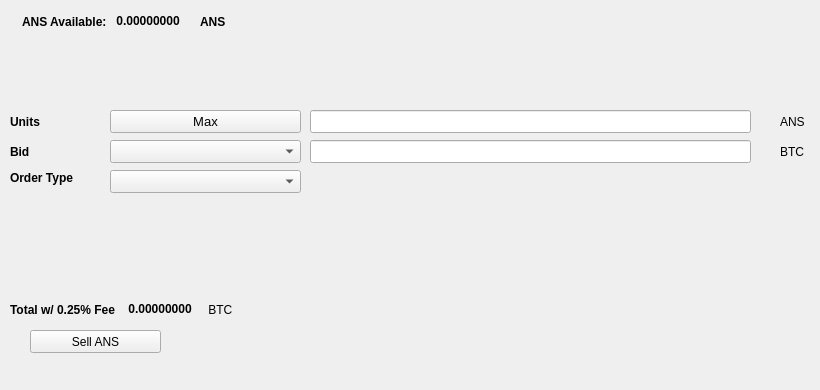
   <widget class="QWidget" name="SellTab">
    <attribute name="title">
     <string>Sell</string>
    </attribute>
    <widget class="QLabel" name="label_16">
     <property name="geometry">
      <rect>
       <x>780</x>
       <y>140</y>
       <width>31</width>
       <height>23</height>
      </rect>
     </property>
     <property name="text">
      <string>BTC</string>
     </property>
    </widget>
    <widget class="QComboBox" name="SellBidcomboBox">
     <property name="geometry">
      <rect>
       <x>110</x>
       <y>140</y>
       <width>191</width>
       <height>23</height>
      </rect>
     </property>
     <property name="font">
      <font>
       <pointsize>10</pointsize>
      </font>
     </property>
    </widget>
    <widget class="QLabel" name="label_18">
     <property name="geometry">
      <rect>
       <x>10</x>
       <y>110</y>
       <width>46</width>
       <height>23</height>
      </rect>
     </property>
     <property name="font">
      <font>
       <weight>75</weight>
       <bold>true</bold>
      </font>
     </property>
     <property name="text">
      <string>Units</string>
     </property>
    </widget>
    <widget class="QPushButton" name="Sell_Max_Amount">
     <property name="geometry">
      <rect>
       <x>110</x>
       <y>110</y>
       <width>191</width>
       <height>23</height>
      </rect>
     </property>
     <property name="font">
      <font>
       <pointsize>10</pointsize>
      </font>
     </property>
     <property name="text">
      <string>Max</string>
     </property>
    </widget>
    <widget class="QLabel" name="label_20">
     <property name="geometry">
      <rect>
       <x>10</x>
       <y>170</y>
       <width>91</width>
       <height>16</height>
      </rect>
     </property>
     <property name="font">
      <font>
       <weight>75</weight>
       <bold>true</bold>
      </font>
     </property>
     <property name="text">
      <string>Order Type</string>
     </property>
    </widget>
    <widget class="QComboBox" name="SellOrdertypeCombo">
     <property name="geometry">
      <rect>
       <x>110</x>
       <y>170</y>
       <width>191</width>
       <height>23</height>
      </rect>
     </property>
     <property name="font">
      <font>
       <pointsize>10</pointsize>
      </font>
     </property>
    </widget>
    <widget class="QLabel" name="label_21">
     <property name="geometry">
      <rect>
       <x>10</x>
       <y>140</y>
       <width>46</width>
       <height>23</height>
      </rect>
     </property>
     <property name="font">
      <font>
       <weight>75</weight>
       <bold>true</bold>
      </font>
     </property>
     <property name="text">
      <string>Bid</string>
     </property>
    </widget>
    <widget class="QLabel" name="label_22">
     <property name="geometry">
      <rect>
       <x>780</x>
       <y>110</y>
       <width>31</width>
       <height>23</height>
      </rect>
     </property>
     <property name="text">
      <string>ANS</string>
     </property>
    </widget>
    <widget class="QLineEdit" name="UnitsInputANS">
     <property name="geometry">
      <rect>
       <x>310</x>
       <y>110</y>
       <width>441</width>
       <height>23</height>
      </rect>
     </property>
     <property name="font">
      <font>
       <pointsize>9</pointsize>
       <weight>75</weight>
       <bold>true</bold>
      </font>
     </property>
    </widget>
    <widget class="QLineEdit" name="SellBidPriceEdit">
     <property name="geometry">
      <rect>
       <x>310</x>
       <y>140</y>
       <width>441</width>
       <height>23</height>
      </rect>
     </property>
     <property name="font">
      <font>
       <pointsize>9</pointsize>
       <weight>75</weight>
       <bold>true</bold>
      </font>
     </property>
    </widget>
    <widget class="QPushButton" name="SellANSBTN">
     <property name="geometry">
      <rect>
       <x>30</x>
       <y>330</y>
       <width>131</width>
       <height>23</height>
      </rect>
     </property>
     <property name="text">
      <string>Sell ANS</string>
     </property>
     <property name="icon">
      <iconset resource="../ans">
       <normaloff>:/icons/bitcoin</normaloff>:/icons/bitcoin</iconset>
     </property>
    </widget>
    <widget class="QWidget" name="layoutWidget3">
     <property name="geometry">
      <rect>
       <x>22</x>
       <y>12</y>
       <width>258</width>
       <height>19</height>
      </rect>
     </property>
     <layout class="QHBoxLayout" name="horizontalLayout">
      <item>
       <widget class="QLabel" name="label232_2">
        <property name="font">
         <font>
          <weight>75</weight>
          <bold>true</bold>
         </font>
        </property>
        <property name="text">
         <string>ANS Available:</string>
        </property>
       </widget>
      </item>
      <item>
       <widget class="QLabel" name="ANSAvailableLabel">
        <property name="palette">
         <palette>
          <active>
           <colorrole role="WindowText">
            <brush brushstyle="SolidPattern">
             <color alpha="255">
              <red>0</red>
              <green>0</green>
              <blue>0</blue>
             </color>
            </brush>
           </colorrole>
           <colorrole role="Button">
            <brush brushstyle="SolidPattern">
             <color alpha="255">
              <red>0</red>
              <green>170</green>
              <blue>0</blue>
             </color>
            </brush>
           </colorrole>
           <colorrole role="Light">
            <brush brushstyle="SolidPattern">
             <color alpha="255">
              <red>0</red>
              <green>255</green>
              <blue>0</blue>
             </color>
            </brush>
           </colorrole>
           <colorrole role="Midlight">
            <brush brushstyle="SolidPattern">
             <color alpha="255">
              <red>0</red>
              <green>212</green>
              <blue>0</blue>
             </color>
            </brush>
           </colorrole>
           <colorrole role="Dark">
            <brush brushstyle="SolidPattern">
             <color alpha="255">
              <red>0</red>
              <green>85</green>
              <blue>0</blue>
             </color>
            </brush>
           </colorrole>
           <colorrole role="Mid">
            <brush brushstyle="SolidPattern">
             <color alpha="255">
              <red>0</red>
              <green>113</green>
              <blue>0</blue>
             </color>
            </brush>
           </colorrole>
           <colorrole role="Text">
            <brush brushstyle="SolidPattern">
             <color alpha="255">
              <red>0</red>
              <green>170</green>
              <blue>0</blue>
             </color>
            </brush>
           </colorrole>
           <colorrole role="BrightText">
            <brush brushstyle="SolidPattern">
             <color alpha="255">
              <red>255</red>
              <green>255</green>
              <blue>255</blue>
             </color>
            </brush>
           </colorrole>
           <colorrole role="ButtonText">
            <brush brushstyle="SolidPattern">
             <color alpha="255">
              <red>0</red>
              <green>0</green>
              <blue>0</blue>
             </color>
            </brush>
           </colorrole>
           <colorrole role="Base">
            <brush brushstyle="SolidPattern">
             <color alpha="255">
              <red>255</red>
              <green>255</green>
              <blue>255</blue>
             </color>
            </brush>
           </colorrole>
           <colorrole role="Window">
            <brush brushstyle="SolidPattern">
             <color alpha="255">
              <red>0</red>
              <green>170</green>
              <blue>0</blue>
             </color>
            </brush>
           </colorrole>
           <colorrole role="Shadow">
            <brush brushstyle="SolidPattern">
             <color alpha="255">
              <red>0</red>
              <green>0</green>
              <blue>0</blue>
             </color>
            </brush>
           </colorrole>
           <colorrole role="AlternateBase">
            <brush brushstyle="SolidPattern">
             <color alpha="255">
              <red>127</red>
              <green>212</green>
              <blue>127</blue>
             </color>
            </brush>
           </colorrole>
           <colorrole role="ToolTipBase">
            <brush brushstyle="SolidPattern">
             <color alpha="255">
              <red>255</red>
              <green>255</green>
              <blue>220</blue>
             </color>
            </brush>
           </colorrole>
           <colorrole role="ToolTipText">
            <brush brushstyle="SolidPattern">
             <color alpha="255">
              <red>0</red>
              <green>0</green>
              <blue>0</blue>
             </color>
            </brush>
           </colorrole>
          </active>
          <inactive>
           <colorrole role="WindowText">
            <brush brushstyle="SolidPattern">
             <color alpha="255">
              <red>0</red>
              <green>0</green>
              <blue>0</blue>
             </color>
            </brush>
           </colorrole>
           <colorrole role="Button">
            <brush brushstyle="SolidPattern">
             <color alpha="255">
              <red>0</red>
              <green>170</green>
              <blue>0</blue>
             </color>
            </brush>
           </colorrole>
           <colorrole role="Light">
            <brush brushstyle="SolidPattern">
             <color alpha="255">
              <red>0</red>
              <green>255</green>
              <blue>0</blue>
             </color>
            </brush>
           </colorrole>
           <colorrole role="Midlight">
            <brush brushstyle="SolidPattern">
             <color alpha="255">
              <red>0</red>
              <green>212</green>
              <blue>0</blue>
             </color>
            </brush>
           </colorrole>
           <colorrole role="Dark">
            <brush brushstyle="SolidPattern">
             <color alpha="255">
              <red>0</red>
              <green>85</green>
              <blue>0</blue>
             </color>
            </brush>
           </colorrole>
           <colorrole role="Mid">
            <brush brushstyle="SolidPattern">
             <color alpha="255">
              <red>0</red>
              <green>113</green>
              <blue>0</blue>
             </color>
            </brush>
           </colorrole>
           <colorrole role="Text">
            <brush brushstyle="SolidPattern">
             <color alpha="255">
              <red>0</red>
              <green>170</green>
              <blue>0</blue>
             </color>
            </brush>
           </colorrole>
           <colorrole role="BrightText">
            <brush brushstyle="SolidPattern">
             <color alpha="255">
              <red>255</red>
              <green>255</green>
              <blue>255</blue>
             </color>
            </brush>
           </colorrole>
           <colorrole role="ButtonText">
            <brush brushstyle="SolidPattern">
             <color alpha="255">
              <red>0</red>
              <green>0</green>
              <blue>0</blue>
             </color>
            </brush>
           </colorrole>
           <colorrole role="Base">
            <brush brushstyle="SolidPattern">
             <color alpha="255">
              <red>255</red>
              <green>255</green>
              <blue>255</blue>
             </color>
            </brush>
           </colorrole>
           <colorrole role="Window">
            <brush brushstyle="SolidPattern">
             <color alpha="255">
              <red>0</red>
              <green>170</green>
              <blue>0</blue>
             </color>
            </brush>
           </colorrole>
           <colorrole role="Shadow">
            <brush brushstyle="SolidPattern">
             <color alpha="255">
              <red>0</red>
              <green>0</green>
              <blue>0</blue>
             </color>
            </brush>
           </colorrole>
           <colorrole role="AlternateBase">
            <brush brushstyle="SolidPattern">
             <color alpha="255">
              <red>127</red>
              <green>212</green>
              <blue>127</blue>
             </color>
            </brush>
           </colorrole>
           <colorrole role="ToolTipBase">
            <brush brushstyle="SolidPattern">
             <color alpha="255">
              <red>255</red>
              <green>255</green>
              <blue>220</blue>
             </color>
            </brush>
           </colorrole>
           <colorrole role="ToolTipText">
            <brush brushstyle="SolidPattern">
             <color alpha="255">
              <red>0</red>
              <green>0</green>
              <blue>0</blue>
             </color>
            </brush>
           </colorrole>
          </inactive>
          <disabled>
           <colorrole role="WindowText">
            <brush brushstyle="SolidPattern">
             <color alpha="255">
              <red>0</red>
              <green>85</green>
              <blue>0</blue>
             </color>
            </brush>
           </colorrole>
           <colorrole role="Button">
            <brush brushstyle="SolidPattern">
             <color alpha="255">
              <red>0</red>
              <green>170</green>
              <blue>0</blue>
             </color>
            </brush>
           </colorrole>
           <colorrole role="Light">
            <brush brushstyle="SolidPattern">
             <color alpha="255">
              <red>0</red>
              <green>255</green>
              <blue>0</blue>
             </color>
            </brush>
           </colorrole>
           <colorrole role="Midlight">
            <brush brushstyle="SolidPattern">
             <color alpha="255">
              <red>0</red>
              <green>212</green>
              <blue>0</blue>
             </color>
            </brush>
           </colorrole>
           <colorrole role="Dark">
            <brush brushstyle="SolidPattern">
             <color alpha="255">
              <red>0</red>
              <green>85</green>
              <blue>0</blue>
             </color>
            </brush>
           </colorrole>
           <colorrole role="Mid">
            <brush brushstyle="SolidPattern">
             <color alpha="255">
              <red>0</red>
              <green>113</green>
              <blue>0</blue>
             </color>
            </brush>
           </colorrole>
           <colorrole role="Text">
            <brush brushstyle="SolidPattern">
             <color alpha="255">
              <red>0</red>
              <green>85</green>
              <blue>0</blue>
             </color>
            </brush>
           </colorrole>
           <colorrole role="BrightText">
            <brush brushstyle="SolidPattern">
             <color alpha="255">
              <red>255</red>
              <green>255</green>
              <blue>255</blue>
             </color>
            </brush>
           </colorrole>
           <colorrole role="ButtonText">
            <brush brushstyle="SolidPattern">
             <color alpha="255">
              <red>0</red>
              <green>85</green>
              <blue>0</blue>
             </color>
            </brush>
           </colorrole>
           <colorrole role="Base">
            <brush brushstyle="SolidPattern">
             <color alpha="255">
              <red>0</red>
              <green>170</green>
              <blue>0</blue>
             </color>
            </brush>
           </colorrole>
           <colorrole role="Window">
            <brush brushstyle="SolidPattern">
             <color alpha="255">
              <red>0</red>
              <green>170</green>
              <blue>0</blue>
             </color>
            </brush>
           </colorrole>
           <colorrole role="Shadow">
            <brush brushstyle="SolidPattern">
             <color alpha="255">
              <red>0</red>
              <green>0</green>
              <blue>0</blue>
             </color>
            </brush>
           </colorrole>
           <colorrole role="AlternateBase">
            <brush brushstyle="SolidPattern">
             <color alpha="255">
              <red>0</red>
              <green>170</green>
              <blue>0</blue>
             </color>
            </brush>
           </colorrole>
           <colorrole role="ToolTipBase">
            <brush brushstyle="SolidPattern">
             <color alpha="255">
              <red>255</red>
              <green>255</green>
              <blue>220</blue>
             </color>
            </brush>
           </colorrole>
           <colorrole role="ToolTipText">
            <brush brushstyle="SolidPattern">
             <color alpha="255">
              <red>0</red>
              <green>0</green>
              <blue>0</blue>
             </color>
            </brush>
           </colorrole>
          </disabled>
         </palette>
        </property>
        <property name="font">
         <font>
          <weight>75</weight>
          <bold>true</bold>
         </font>
        </property>
        <property name="text">
         <string> 0.00000000 </string>
        </property>
        <property name="textInteractionFlags">
         <set>Qt::LinksAccessibleByMouse|Qt::TextSelectableByKeyboard|Qt::TextSelectableByMouse</set>
        </property>
       </widget>
      </item>
      <item>
       <widget class="QLabel" name="labelANS">
        <property name="font">
         <font>
          <weight>75</weight>
          <bold>true</bold>
         </font>
        </property>
        <property name="text">
         <string>ANS</string>
        </property>
       </widget>
      </item>
     </layout>
    </widget>
    <widget class="QWidget" name="layoutWidget">
     <property name="geometry">
      <rect>
       <x>10</x>
       <y>300</y>
       <width>268</width>
       <height>19</height>
      </rect>
     </property>
     <layout class="QHBoxLayout" name="horizontalLayout_2">
      <item>
       <widget class="QLabel" name="label_19">
        <property name="font">
         <font>
          <weight>75</weight>
          <bold>true</bold>
         </font>
        </property>
        <property name="text">
         <string>Total w/ 0.25% Fee </string>
        </property>
       </widget>
      </item>
      <item>
       <widget class="QLabel" name="SellCostLabel">
        <property name="palette">
         <palette>
          <active>
           <colorrole role="WindowText">
            <brush brushstyle="SolidPattern">
             <color alpha="255">
              <red>0</red>
              <green>0</green>
              <blue>0</blue>
             </color>
            </brush>
           </colorrole>
           <colorrole role="Button">
            <brush brushstyle="SolidPattern">
             <color alpha="255">
              <red>0</red>
              <green>170</green>
              <blue>0</blue>
             </color>
            </brush>
           </colorrole>
           <colorrole role="Light">
            <brush brushstyle="SolidPattern">
             <color alpha="255">
              <red>0</red>
              <green>255</green>
              <blue>0</blue>
             </color>
            </brush>
           </colorrole>
           <colorrole role="Midlight">
            <brush brushstyle="SolidPattern">
             <color alpha="255">
              <red>0</red>
              <green>212</green>
              <blue>0</blue>
             </color>
            </brush>
           </colorrole>
           <colorrole role="Dark">
            <brush brushstyle="SolidPattern">
             <color alpha="255">
              <red>0</red>
              <green>85</green>
              <blue>0</blue>
             </color>
            </brush>
           </colorrole>
           <colorrole role="Mid">
            <brush brushstyle="SolidPattern">
             <color alpha="255">
              <red>0</red>
              <green>113</green>
              <blue>0</blue>
             </color>
            </brush>
           </colorrole>
           <colorrole role="Text">
            <brush brushstyle="SolidPattern">
             <color alpha="255">
              <red>0</red>
              <green>170</green>
              <blue>0</blue>
             </color>
            </brush>
           </colorrole>
           <colorrole role="BrightText">
            <brush brushstyle="SolidPattern">
             <color alpha="255">
              <red>255</red>
              <green>255</green>
              <blue>255</blue>
             </color>
            </brush>
           </colorrole>
           <colorrole role="ButtonText">
            <brush brushstyle="SolidPattern">
             <color alpha="255">
              <red>0</red>
              <green>0</green>
              <blue>0</blue>
             </color>
            </brush>
           </colorrole>
           <colorrole role="Base">
            <brush brushstyle="SolidPattern">
             <color alpha="255">
              <red>255</red>
              <green>255</green>
              <blue>255</blue>
             </color>
            </brush>
           </colorrole>
           <colorrole role="Window">
            <brush brushstyle="SolidPattern">
             <color alpha="255">
              <red>0</red>
              <green>170</green>
              <blue>0</blue>
             </color>
            </brush>
           </colorrole>
           <colorrole role="Shadow">
            <brush brushstyle="SolidPattern">
             <color alpha="255">
              <red>0</red>
              <green>0</green>
              <blue>0</blue>
             </color>
            </brush>
           </colorrole>
           <colorrole role="AlternateBase">
            <brush brushstyle="SolidPattern">
             <color alpha="255">
              <red>127</red>
              <green>212</green>
              <blue>127</blue>
             </color>
            </brush>
           </colorrole>
           <colorrole role="ToolTipBase">
            <brush brushstyle="SolidPattern">
             <color alpha="255">
              <red>255</red>
              <green>255</green>
              <blue>220</blue>
             </color>
            </brush>
           </colorrole>
           <colorrole role="ToolTipText">
            <brush brushstyle="SolidPattern">
             <color alpha="255">
              <red>0</red>
              <green>0</green>
              <blue>0</blue>
             </color>
            </brush>
           </colorrole>
          </active>
          <inactive>
           <colorrole role="WindowText">
            <brush brushstyle="SolidPattern">
             <color alpha="255">
              <red>0</red>
              <green>0</green>
              <blue>0</blue>
             </color>
            </brush>
           </colorrole>
           <colorrole role="Button">
            <brush brushstyle="SolidPattern">
             <color alpha="255">
              <red>0</red>
              <green>170</green>
              <blue>0</blue>
             </color>
            </brush>
           </colorrole>
           <colorrole role="Light">
            <brush brushstyle="SolidPattern">
             <color alpha="255">
              <red>0</red>
              <green>255</green>
              <blue>0</blue>
             </color>
            </brush>
           </colorrole>
           <colorrole role="Midlight">
            <brush brushstyle="SolidPattern">
             <color alpha="255">
              <red>0</red>
              <green>212</green>
              <blue>0</blue>
             </color>
            </brush>
           </colorrole>
           <colorrole role="Dark">
            <brush brushstyle="SolidPattern">
             <color alpha="255">
              <red>0</red>
              <green>85</green>
              <blue>0</blue>
             </color>
            </brush>
           </colorrole>
           <colorrole role="Mid">
            <brush brushstyle="SolidPattern">
             <color alpha="255">
              <red>0</red>
              <green>113</green>
              <blue>0</blue>
             </color>
            </brush>
           </colorrole>
           <colorrole role="Text">
            <brush brushstyle="SolidPattern">
             <color alpha="255">
              <red>0</red>
              <green>170</green>
              <blue>0</blue>
             </color>
            </brush>
           </colorrole>
           <colorrole role="BrightText">
            <brush brushstyle="SolidPattern">
             <color alpha="255">
              <red>255</red>
              <green>255</green>
              <blue>255</blue>
             </color>
            </brush>
           </colorrole>
           <colorrole role="ButtonText">
            <brush brushstyle="SolidPattern">
             <color alpha="255">
              <red>0</red>
              <green>0</green>
              <blue>0</blue>
             </color>
            </brush>
           </colorrole>
           <colorrole role="Base">
            <brush brushstyle="SolidPattern">
             <color alpha="255">
              <red>255</red>
              <green>255</green>
              <blue>255</blue>
             </color>
            </brush>
           </colorrole>
           <colorrole role="Window">
            <brush brushstyle="SolidPattern">
             <color alpha="255">
              <red>0</red>
              <green>170</green>
              <blue>0</blue>
             </color>
            </brush>
           </colorrole>
           <colorrole role="Shadow">
            <brush brushstyle="SolidPattern">
             <color alpha="255">
              <red>0</red>
              <green>0</green>
              <blue>0</blue>
             </color>
            </brush>
           </colorrole>
           <colorrole role="AlternateBase">
            <brush brushstyle="SolidPattern">
             <color alpha="255">
              <red>127</red>
              <green>212</green>
              <blue>127</blue>
             </color>
            </brush>
           </colorrole>
           <colorrole role="ToolTipBase">
            <brush brushstyle="SolidPattern">
             <color alpha="255">
              <red>255</red>
              <green>255</green>
              <blue>220</blue>
             </color>
            </brush>
           </colorrole>
           <colorrole role="ToolTipText">
            <brush brushstyle="SolidPattern">
             <color alpha="255">
              <red>0</red>
              <green>0</green>
              <blue>0</blue>
             </color>
            </brush>
           </colorrole>
          </inactive>
          <disabled>
           <colorrole role="WindowText">
            <brush brushstyle="SolidPattern">
             <color alpha="255">
              <red>0</red>
              <green>85</green>
              <blue>0</blue>
             </color>
            </brush>
           </colorrole>
           <colorrole role="Button">
            <brush brushstyle="SolidPattern">
             <color alpha="255">
              <red>0</red>
              <green>170</green>
              <blue>0</blue>
             </color>
            </brush>
           </colorrole>
           <colorrole role="Light">
            <brush brushstyle="SolidPattern">
             <color alpha="255">
              <red>0</red>
              <green>255</green>
              <blue>0</blue>
             </color>
            </brush>
           </colorrole>
           <colorrole role="Midlight">
            <brush brushstyle="SolidPattern">
             <color alpha="255">
              <red>0</red>
              <green>212</green>
              <blue>0</blue>
             </color>
            </brush>
           </colorrole>
           <colorrole role="Dark">
            <brush brushstyle="SolidPattern">
             <color alpha="255">
              <red>0</red>
              <green>85</green>
              <blue>0</blue>
             </color>
            </brush>
           </colorrole>
           <colorrole role="Mid">
            <brush brushstyle="SolidPattern">
             <color alpha="255">
              <red>0</red>
              <green>113</green>
              <blue>0</blue>
             </color>
            </brush>
           </colorrole>
           <colorrole role="Text">
            <brush brushstyle="SolidPattern">
             <color alpha="255">
              <red>0</red>
              <green>85</green>
              <blue>0</blue>
             </color>
            </brush>
           </colorrole>
           <colorrole role="BrightText">
            <brush brushstyle="SolidPattern">
             <color alpha="255">
              <red>255</red>
              <green>255</green>
              <blue>255</blue>
             </color>
            </brush>
           </colorrole>
           <colorrole role="ButtonText">
            <brush brushstyle="SolidPattern">
             <color alpha="255">
              <red>0</red>
              <green>85</green>
              <blue>0</blue>
             </color>
            </brush>
           </colorrole>
           <colorrole role="Base">
            <brush brushstyle="SolidPattern">
             <color alpha="255">
              <red>0</red>
              <green>170</green>
              <blue>0</blue>
             </color>
            </brush>
           </colorrole>
           <colorrole role="Window">
            <brush brushstyle="SolidPattern">
             <color alpha="255">
              <red>0</red>
              <green>170</green>
              <blue>0</blue>
             </color>
            </brush>
           </colorrole>
           <colorrole role="Shadow">
            <brush brushstyle="SolidPattern">
             <color alpha="255">
              <red>0</red>
              <green>0</green>
              <blue>0</blue>
             </color>
            </brush>
           </colorrole>
           <colorrole role="AlternateBase">
            <brush brushstyle="SolidPattern">
             <color alpha="255">
              <red>0</red>
              <green>170</green>
              <blue>0</blue>
             </color>
            </brush>
           </colorrole>
           <colorrole role="ToolTipBase">
            <brush brushstyle="SolidPattern">
             <color alpha="255">
              <red>255</red>
              <green>255</green>
              <blue>220</blue>
             </color>
            </brush>
           </colorrole>
           <colorrole role="ToolTipText">
            <brush brushstyle="SolidPattern">
             <color alpha="255">
              <red>0</red>
              <green>0</green>
              <blue>0</blue>
             </color>
            </brush>
           </colorrole>
          </disabled>
         </palette>
        </property>
        <property name="font">
         <font>
          <weight>75</weight>
          <bold>true</bold>
         </font>
        </property>
        <property name="autoFillBackground">
         <bool>false</bool>
        </property>
        <property name="text">
         <string> 0.00000000</string>
        </property>
        <property name="textInteractionFlags">
         <set>Qt::LinksAccessibleByMouse|Qt::TextSelectableByMouse</set>
        </property>
       </widget>
      </item>
      <item>
       <widget class="QLabel" name="label_17">
        <property name="font">
         <font>
          <weight>50</weight>
          <bold>false</bold>
         </font>
        </property>
        <property name="text">
         <string> BTC</string>
        </property>
       </widget>
      </item>
     </layout>
    </widget>
    <widget class="QLabel" name="label_23">
     <property name="geometry">
      <rect>
       <x>460</x>
       <y>300</y>
       <width>281</width>
       <height>81</height>
      </rect>
     </property>
     <property name="text">
      <string/>
     </property>
     <property name="pixmap">
      <pixmap>:/images/bittrex</pixmap>
     </property>
    </widget>
   </widget>
